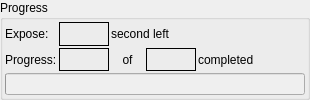
        <widget class="QGroupBox" name="progressGroup">
         <property name="title">
          <string>Progress</string>
         </property>
         <layout class="QVBoxLayout" name="verticalLayout_7">
          <property name="spacing">
           <number>2</number>
          </property>
          <property name="leftMargin">
           <number>2</number>
          </property>
          <property name="topMargin">
           <number>2</number>
          </property>
          <property name="rightMargin">
           <number>2</number>
          </property>
          <property name="bottomMargin">
           <number>2</number>
          </property>
          <item>
           <layout class="QHBoxLayout" name="horizontalLayout_6">
            <property name="spacing">
             <number>1</number>
            </property>
            <item>
             <layout class="QGridLayout" name="progressLayout">
              <property name="spacing">
               <number>2</number>
              </property>
              <item row="0" column="0">
               <widget class="QLabel" name="progressLabel_3">
                <property name="text">
                 <string>Expose:</string>
                </property>
               </widget>
              </item>
              <item row="0" column="1">
               <widget class="QLabel" name="exposeOUT">
                <property name="minimumSize">
                 <size>
                  <width>50</width>
                  <height>0</height>
                 </size>
                </property>
                <property name="frameShape">
                 <enum>QFrame::Box</enum>
                </property>
                <property name="text">
                 <string/>
                </property>
               </widget>
              </item>
              <item row="0" column="2" colspan="2">
               <widget class="QLabel" name="secondsLabel">
                <property name="sizePolicy">
                 <sizepolicy hsizetype="Fixed" vsizetype="Preferred">
                  <horstretch>0</horstretch>
                  <verstretch>0</verstretch>
                 </sizepolicy>
                </property>
                <property name="minimumSize">
                 <size>
                  <width>85</width>
                  <height>0</height>
                 </size>
                </property>
                <property name="maximumSize">
                 <size>
                  <width>120</width>
                  <height>16777215</height>
                 </size>
                </property>
                <property name="text">
                 <string>second left</string>
                </property>
               </widget>
              </item>
              <item row="1" column="0">
               <widget class="QLabel" name="progressLabel_2">
                <property name="text">
                 <string>Progress:</string>
                </property>
               </widget>
              </item>
              <item row="1" column="1">
               <widget class="QLabel" name="currentImgCountOUT">
                <property name="minimumSize">
                 <size>
                  <width>50</width>
                  <height>0</height>
                 </size>
                </property>
                <property name="frameShape">
                 <enum>QFrame::Box</enum>
                </property>
                <property name="text">
                 <string/>
                </property>
               </widget>
              </item>
              <item row="1" column="2">
               <widget class="QLabel" name="textLabel1_4_2_3">
                <property name="text">
                 <string>of</string>
                </property>
                <property name="alignment">
                 <set>Qt::AlignCenter</set>
                </property>
               </widget>
              </item>
              <item row="1" column="3">
               <widget class="QLabel" name="fullImgCountOUT">
                <property name="minimumSize">
                 <size>
                  <width>50</width>
                  <height>0</height>
                 </size>
                </property>
                <property name="frameShape">
                 <enum>QFrame::Box</enum>
                </property>
                <property name="text">
                 <string/>
                </property>
               </widget>
              </item>
              <item row="1" column="4">
               <widget class="QLabel" name="completedLabel_2">
                <property name="text">
                 <string>completed</string>
                </property>
               </widget>
              </item>
             </layout>
            </item>
            <item>
             <spacer name="progressSpacer">
              <property name="orientation">
               <enum>Qt::Horizontal</enum>
              </property>
              <property name="sizeType">
               <enum>QSizePolicy::Expanding</enum>
              </property>
              <property name="sizeHint" stdset="0">
               <size>
                <width>51</width>
                <height>20</height>
               </size>
              </property>
             </spacer>
            </item>
           </layout>
          </item>
          <item>
           <widget class="QProgressBar" name="imgProgress">
            <property name="enabled">
             <bool>false</bool>
            </property>
           </widget>
          </item>
         </layout>
        </widget>
